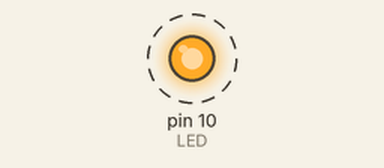
A sketch run on a simulated Arduino Uno, built with avr-gcc and run on an emulated ATmega328P. On the bench: output pins drawn as LEDs (lit = HIGH). Dashed ring = blinking.

Above: at 0.5 s.
Timing chart, 0 to 4.6 s (numbered marks = the images above):
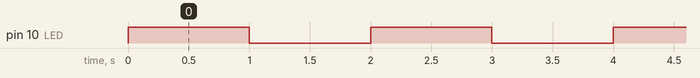

Measured:
- by itself, pin 10 (LED): alternates HIGH for 1.0 s and LOW for 1.0 s

The sketch:

Task2a.ino
```cpp
#define LED 10 /* Defining LED pin to use */

void setup()
{
    pinMode(LED, OUTPUT); /* Defining LED pin as output */
}

void loop()
{
    digitalWrite(LED, HIGH); /* Turn on LED */
    delay(1000);             /* Delay 1 second */
    digitalWrite(LED, LOW);  /* Turn off LED */
    delay(1000);             /* Delay 1 second */
}
```
